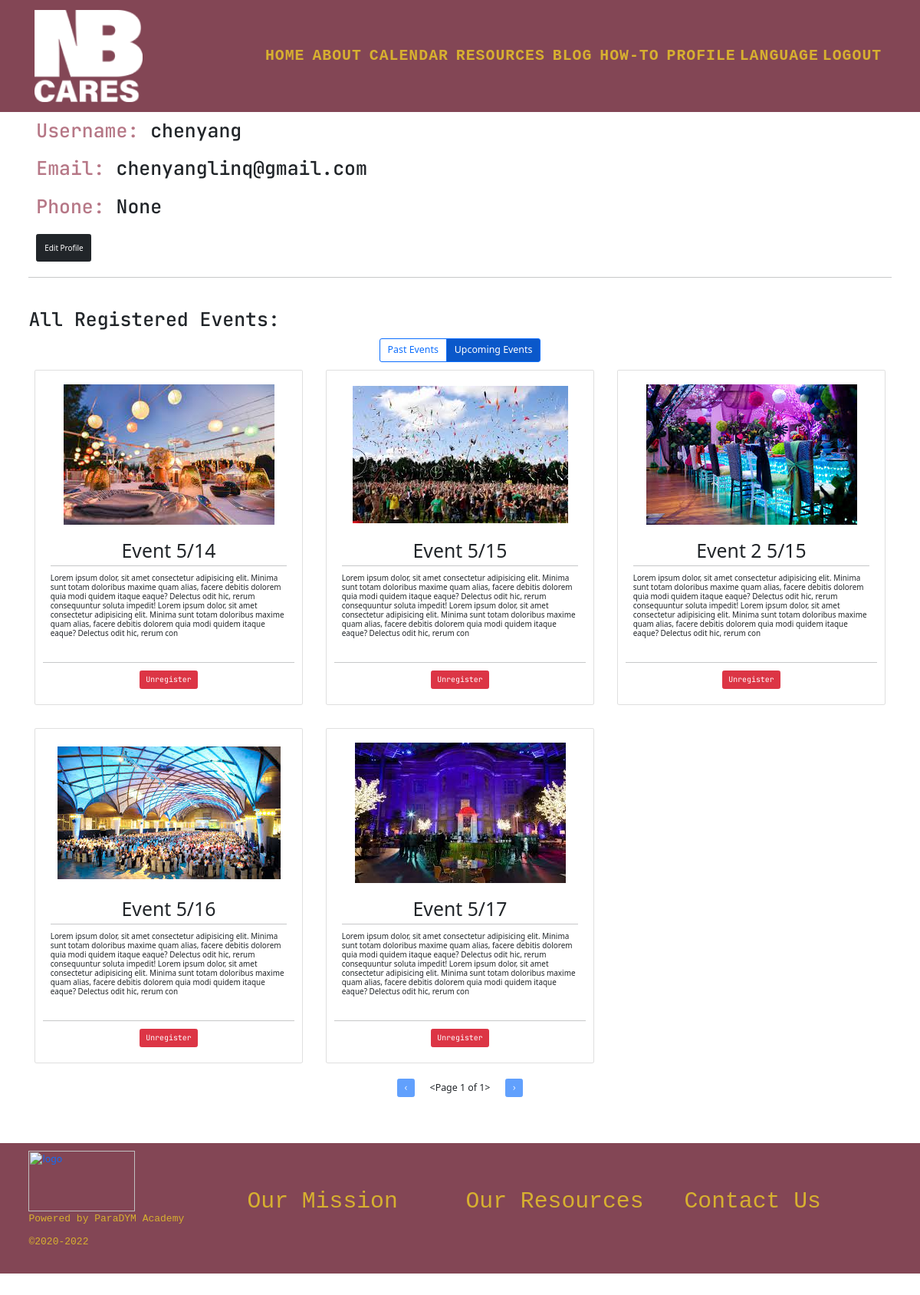
The page /resident/profile/ (signed in) on the database its author committed.
### ProjectSite/models.py (models this page shows, shortened)
class Resident(models.Model):
    user = models.OneToOneField(User, on_delete=models.CASCADE, null=True)
    phone = PhoneNumberField(null=True, blank=True)
    date_created = models.DateTimeField(auto_now_add=True, null=True, blank=True)
    is_verified = models.BooleanField(default=False)
    token = models.CharField(max_length=100, null=True, default=None)
    def formatted_phone(self, country=None):
        if not self.phone:
            return
        phone = self.phone.as_e164
        phone = phonenumbers.parse(phone, country)
        if phone is not None:
            phone = phonenumbers.format_number(phone, phonenumbers.PhoneNumberFormat.INTERNATIONAL)
        return phone

class Event(models.Model):
    EVENT_TAGS = (
        ('Housing', 'Housing'), ('Employment', 'Employment'), ('Education', 'Education'),
        ('Financial Literacy', 'Financial Literacy'), ('Healthcare', 'Healthcare'), ('Mental Health', 'Mental Health'),
        ('Family Engagement', 'Family Engagement'), ('Children Activities', 'Children Activities'), ('Art', 'Art'),
        ('Community Event', 'Community Event'), ('Fundraising', 'Fundraising'), ('Other', 'Other'),
    )
    EVENT_STATUS = (
        (u'Accepted', u'Accepted'),
        (u'Pending', u'Pending'),
        (u'Canceled', u'Canceled'),
        (u'Requested For Change', u'Requested For Change'),
    )
    user = models.ForeignKey(Organization, on_delete=models.CASCADE)
    event_name = models.CharField(max_length=100, null=True, blank=False)
    event_description = models.TextField(max_length=400, null=True, blank=True)
    event_sTime = models.DateTimeField()
    event_eTime = models.DateTimeField()
    event_tag = models.CharField(max_length=30, null=True, choices=EVENT_TAGS)
    event_status = models.CharField(max_length=30, choices=EVENT_STATUS, default='Pending')
    event_date_created = models.DateTimeField(auto_now_add=True, null=True, blank=True)
    event_popper = models.ImageField(null=True, blank=True, upload_to="images/")
    registered = models.ManyToManyField(User, default=None, blank=True, related_name='registeredUser')

### ProjectSite/views.py (the view)
# urls.py: path('resident/profile/', views.resident_profile, name="resident_profile"),
@login_required(login_url='login')
def resident_profile(request):
    user = request.user
    upcomingEvents = Event.objects.filter(registered=user, event_sTime__gte=datetime.now().replace(hour=0, minute=0, second=0)).order_by('event_sTime')
    upcomingEventsPaginator = Paginator(upcomingEvents, 6)  # paginator based on filterd contacts
    pagUpcomingEvents = upcomingEventsPaginator.get_page(1)
    pastEvents = Event.objects.filter(registered=user, event_sTime__lte=datetime.now().replace(hour=0, minute=0, second=0)).order_by('-event_sTime')
    pastEventsPaginator = Paginator(pastEvents, 6)  # paginator based on filterd contacts
    pagPastEvents = pastEventsPaginator.get_page(1)
    context = {'user': user, 'upcomingEvents': upcomingEvents, 'pastEvents': pastEvents, 'pagUpcomingEvents': pagUpcomingEvents, 'pagPastEvents': pagPastEvents }
    return render(request, 'ProjectSite/resident/profile.html', context)

### ProjectSite/templatetags/user_tags.py (called while the page is built)
@register.filter(name='has_group')
def has_group(user, group_name):
    return user.groups.filter(name=group_name).exists()

### templates/ProjectSite/resident/profile.html (shortened to what this page needs)
{% extends 'ProjectSite/base.html' %}
{% load static %}
{% block body %}
<div class="container">
    <div class="row">
        <h1 class="m-3">Username: <span class="text-dark">{{ user.username }}</span></h1>
        <h1 class="m-3">Email: <span class="text-dark">{{ user.email }}</span></h1>
        <h1 class="m-3">Phone: <span class="text-dark">{{ user.resident.formatted_phone }}</span></h1>
        <span><a class="btn btn-dark m-3 p-3" href="{% url 'resident_profile_edit' %}">Edit Profile</a></span>
    </div>
    <hr class="my-3">
    <div id="all-registered-events" class="row my-5">
        <h1 class="text-dark my-3">All Registered Events:</h1>
        <div class="text-center">
            <div class="btn-group">
                <div id="toggle-past-events" class="btn btn-lg btn-outline-primary border-primary">Past Events</div>
                <div id="toggle-upcoming-events" class="btn btn-lg btn-primary border-primary active">Upcoming Events</div>
            </div>
        </div>
        <div id="events" class="container my-3">
            <div id="upcoming-events-section">
                <div id="upcoming-event-cards" class="row g-5">
                    {% for event in pagUpcomingEvents %}
                    <div class="col-md-6 col-lg-4">
                        <div class="p-3 card">
                            <div class="d-flex align-items-center justify-content-center" style="height:200px;">
                                <img src="{{ event.event_popper.url }}" class="img-fluid">
                            </div>
                            <div class="card-body">
                                <div class="card-title text-center h1">{{event.event_name}}</div>
                                <hr class="mt-auto">
                                <div class="h6 overflow-auto" style="height:100px;">{{event.event_description}}</div>
                            </div>
                            <hr class="my-0">
                            <form class="registerBtnForm text-center m-3">
                                <button type="submit" class="btn btn-danger">Unregister</button>
                            </form>
                        </div>
                    </div>
                    {% empty %}
                    <h3 class="h3 text-secondary text-center fst-italic fw-bold" style="margin-bottom: 400px;">There is no upcoming events</h3>
                    {% endfor %}
                </div>
                <div class="d-flex justify-content-center align-items-end m-3 p-3">
                    <form class="changePage">
                        {% if pagUpcomingEvents.has_previous %}
                            <input id="upcoming-prev-page-num" type="hidden" name="page" value="{{ pagUpcomingEvents.previous_page_number }}">
                            <button id="upcoming-prev-btn" type="submit" class="btn btn-primary">&#8249;</button>
                        {% else %}
                            <button id="upcoming-prev-btn" type="submit" class="btn btn-primary" disabled>&#8249;</button>
                        {% endif %}
                    </form>
                    <h5 id="current-upcoming-page" class="px-3 mx-3">{{ pagUpcomingEvents }}</h5>
                    <form class="changePage">
                        {% if pagUpcomingEvents.has_next %}
                            <input id="upcoming-next-page-num" type="hidden" name="page" value="{{ pagUpcomingEvents.next_page_number }}">
                            <button id="upcoming-next-btn" type="submit" class="btn btn-primary">&#8250;</button>
                        {% else %}
                            <button id="upcoming-next-btn" type="submit" class="btn btn-primary" disabled>&#8250;</button>
                        {% endif %}
                    </form>
                </div>
            </div>
        </div>
    </div>
</div>
{% endblock %}

### static/css/ProjectSite.css (style rules this page uses)
* { margin: 0; padding: 0; }
html { position: relative; min-height: 100%; font-size: 62%; scroll-behavior: smooth; }
body { --main-color: #EFD466; --primary-color: #D7B030; --button-background: #FFF7B6; --primary-button-background: #b67786; --background-color: #834655; margin-bottom: 180px; }
h1,h2 { font-family: 'JetBrains Mono', monospace;color: var(--primary-button-background); }
button { font-family: 'JetBrains Mono', monospace;color: var(--primary-button-background); }
a { text-decoration: none;cursor: pointer; }
.container { width: 100%; padding-right: var(--bs-gutter-x, 0.75rem); padding-left: var(--bs-gutter-x, 0.75rem); margin-right: auto; margin-left: auto; }
@media (min-width: 576px) { .container { max-width: 540px; } }
@media (min-width: 768px) { .container { max-width: 720px; } }
@media (min-width: 992px) { .container { max-width: 960px; } }
@media (min-width: 1200px) { .container { max-width: 1140px; } }

### templates/ProjectSite/base.html (style rules this page uses)
#page-container { position: relative; min-height: 100vh; }

### rows shown on the page
Event: event_popper (picture), event_name "Event 5/14", event_description "Lorem ipsum dolor, sit amet consectetur adipisicing elit. Minima sunt totam doloribus maxime quam alias, facere debitis dolorem quia modi quidem itaque eaque? Delectus odit hic, rerum consequuntur soluta impedit! Lorem ipsum dolor, sit amet consectetur adipisicing elit. Minima sunt totam doloribus maxime quam alias, facere debitis dolorem quia modi quidem itaque eaque? Delectus odit hic, rerum con"
Event: event_popper (picture), event_name "Event 5/15", event_description "Lorem ipsum dolor, sit amet consectetur adipisicing elit. Minima sunt totam doloribus maxime quam alias, facere debitis dolorem quia modi quidem itaque eaque? Delectus odit hic, rerum consequuntur soluta impedit! Lorem ipsum dolor, sit amet consectetur adipisicing elit. Minima sunt totam doloribus maxime quam alias, facere debitis dolorem quia modi quidem itaque eaque? Delectus odit hic, rerum con"
Event: event_popper (picture), event_name "Event 2 5/15", event_description "Lorem ipsum dolor, sit amet consectetur adipisicing elit. Minima sunt totam doloribus maxime quam alias, facere debitis dolorem quia modi quidem itaque eaque? Delectus odit hic, rerum consequuntur soluta impedit! Lorem ipsum dolor, sit amet consectetur adipisicing elit. Minima sunt totam doloribus maxime quam alias, facere debitis dolorem quia modi quidem itaque eaque? Delectus odit hic, rerum con"
Event: event_popper (picture), event_name "Event 5/16", event_description "Lorem ipsum dolor, sit amet consectetur adipisicing elit. Minima sunt totam doloribus maxime quam alias, facere debitis dolorem quia modi quidem itaque eaque? Delectus odit hic, rerum consequuntur soluta impedit! Lorem ipsum dolor, sit amet consectetur adipisicing elit. Minima sunt totam doloribus maxime quam alias, facere debitis dolorem quia modi quidem itaque eaque? Delectus odit hic, rerum con"
Event: event_popper (picture), event_name "Event 5/17", event_description "Lorem ipsum dolor, sit amet consectetur adipisicing elit. Minima sunt totam doloribus maxime quam alias, facere debitis dolorem quia modi quidem itaque eaque? Delectus odit hic, rerum consequuntur soluta impedit! Lorem ipsum dolor, sit amet consectetur adipisicing elit. Minima sunt totam doloribus maxime quam alias, facere debitis dolorem quia modi quidem itaque eaque? Delectus odit hic, rerum con"

### other values the page prints
{{ user.username }} "chenyang"
{{ user.email }} "chenyanglinq@gmail.com"
{{ user.resident.formatted_phone }} "None"
{{ pagUpcomingEvents }} "<Page 1 of 1>"
